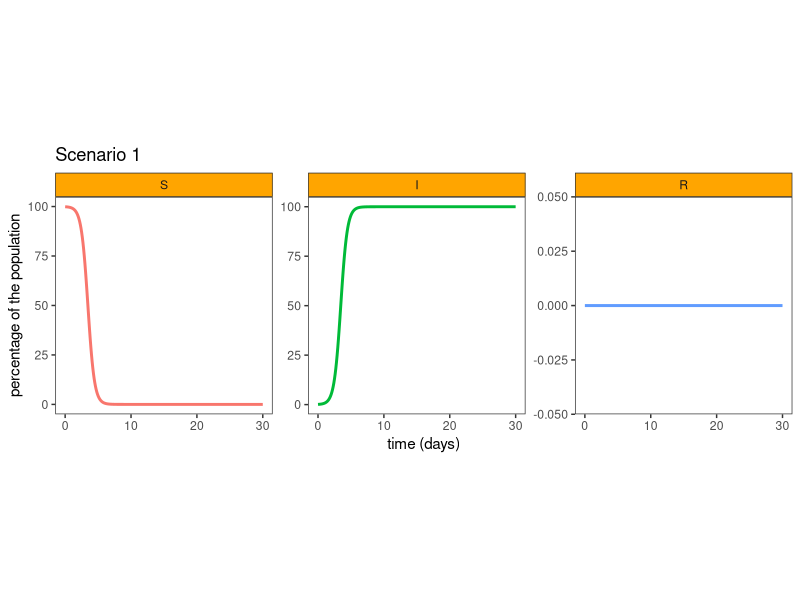
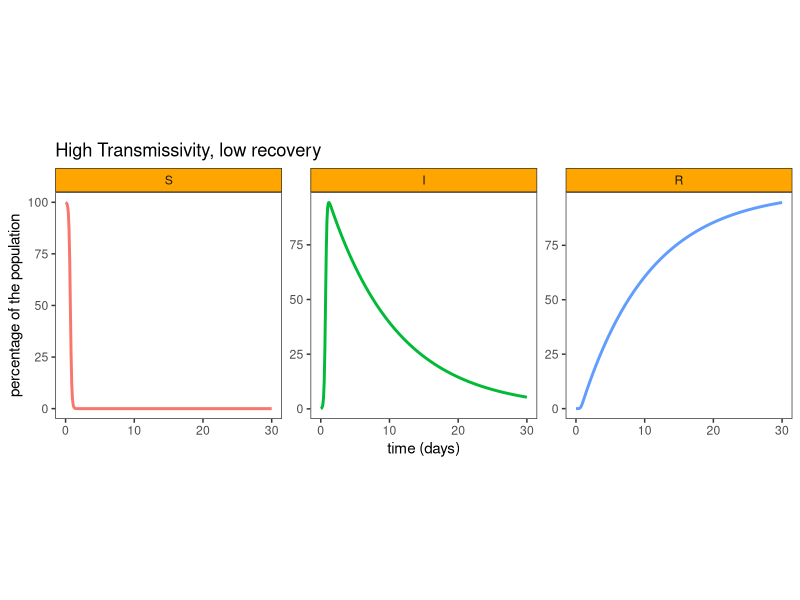
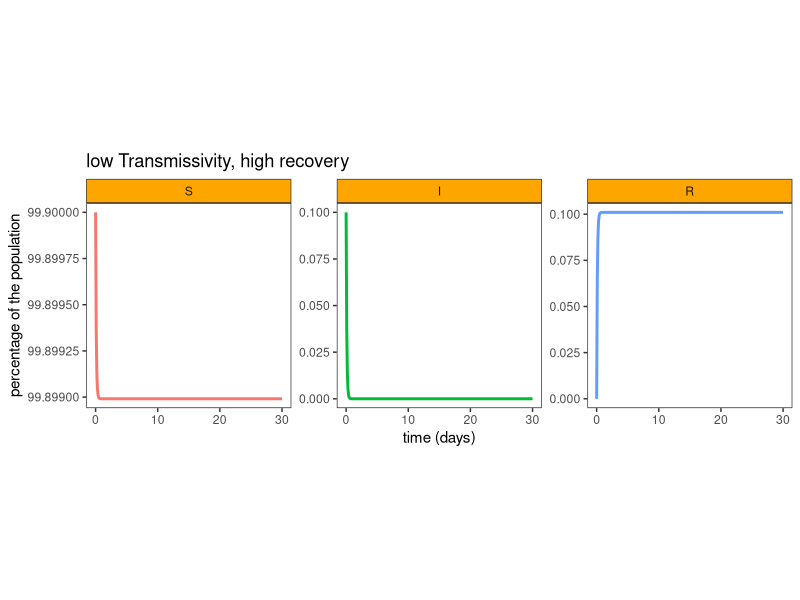

These charts were generated, in order, by the following R code:
## ---- chunk 1
knitr::opts_chunk$set(echo = TRUE, error = TRUE)

# don't forget to copy/paste here all of the libraries required for this week's lab
library(tidyverse)
library(gridExtra) ## for plotting function grid.arrange()
library(deSolve) ## for predator-prey-resource ODE model
library(magrittr) ## for pipe symbol %<>%
library(knitr) ## for table-viewing function kable()

theme_set(theme_bw())
theme_update(
  panel.grid = element_blank(),
  aspect.ratio = 1
)
## ---- chunk 2
SIR_Model = 
  function(
    initial_S,
    initial_I,
    initial_R,
    infection_rate,
    recovery_rate,
    mortality_rate,
    final_time,
    time_step
  ){
      SIR = 
        function(t, state, parameters){
           with(as.list(c(state, parameters)), {
             dSdt = -beta * S * I
             dIdt = beta * I * S - nu * I - mu * I
             dRdt = nu * I
             
             list(c(dSdt, dIdt, dRdt))
           })
          }
      
      times = seq(0, final_time, by = time_step)
      
      parameters = 
        c(
          beta = infection_rate,
          nu = recovery_rate,
          mu = mortality_rate
        )
      
      state = 
        c(
          S = initial_S,
          I = initial_I,
          R = initial_R
        )
      
      out = ode(y = state, times = times, func = SIR, parms = parameters)
      
      return(
        list(
          parameters = 
            list(
              infection_rate, 
              recovery_rate, 
              mortality_rate
            ),
          initial_conditions = list(initial_S, initial_I, initial_R),
          state = out
        )
      )
   }

Plot_SIR = function(model){
  as.data.frame(model$state) |>
    pivot_longer(-time, names_to = 'type', values_to = 'proportion') |>
    mutate(type = factor(type, levels = c('S', 'I', 'R'))) |>
    ggplot(aes(time, 100 * proportion)) +
    geom_line(aes(color = type), linewidth = 1) +
    facet_wrap(~type, scales = 'free') +
    labs(
      x = 'time (days)',
      y = 'percentage of the population'
    ) +
    theme(
      legend.position = 'none',
      strip.background = element_rect(fill = 'orange')
    )
}
## ---- chunk 3
Plot_SIR(
  model = 
    SIR_Model(
      initial_S = .999,
      initial_I = .001,
      initial_R = 0,
      infection_rate = 2,
      recovery_rate = 0,
      mortality_rate = 0,
      final_time = 30,
      time_step = .1
    )
) +
  ggtitle('Scenario 1')
## ---- chunk 4
Plot_SIR(
  model = 
    SIR_Model(
      initial_S = .999,
      initial_I = .001,
      initial_R = 0,
      infection_rate = 10,
      recovery_rate = 0.1,
      mortality_rate = 0,
      final_time = 30,
      time_step = .1
    )
) +
  ggtitle('High Transmissivity, low recovery')
## ---- chunk 5
Plot_SIR(
  model = 
    SIR_Model(
      initial_S = .999,
      initial_I = .001,
      initial_R = 0,
      infection_rate = 0.1,
      recovery_rate = 10,
      mortality_rate = 0,
      final_time = 30,
      time_step = .1
    )
) +
  ggtitle('low Transmissivity, high recovery')
## ---- chunk 6
CI95 = function(CV, NV, CP, NP){
  RR = (CV / NV) / (CP / NP)
  varlogRR = 1 / CV - 1 / NV + 1 / CP - 1 / NV
  CI_lower = 100 * (1 - RR * exp(+1.96 * sqrt(varlogRR)))
  CI_upper = 100 * (1 - RR * exp(-1.96 * sqrt(varlogRR)))
  return(round(c(CI_lower, CI_upper)))
}

CI95(10, 10100, 20, 9900)
